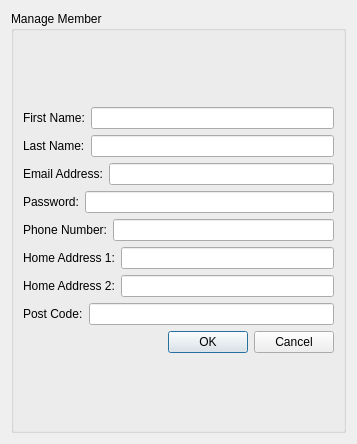
<?xml version="1.0" encoding="UTF-8"?>
<ui version="4.0">
 <class>ManageMember</class>
 <widget class="QDialog" name="ManageMember">
  <property name="geometry">
   <rect>
    <x>0</x>
    <y>0</y>
    <width>357</width>
    <height>444</height>
   </rect>
  </property>
  <property name="minimumSize">
   <size>
    <width>357</width>
    <height>0</height>
   </size>
  </property>
  <property name="windowTitle">
   <string>Dialog</string>
  </property>
  <layout class="QGridLayout" name="gridLayout_2">
   <item row="0" column="0">
    <widget class="QGroupBox" name="groupBox">
     <property name="title">
      <string>Manage Member</string>
     </property>
     <layout class="QGridLayout" name="gridLayout">
      <item row="0" column="0">
       <layout class="QVBoxLayout" name="verticalLayout">
        <item>
         <layout class="QHBoxLayout" name="horizontalLayout_5">
          <item>
           <widget class="QLabel" name="label_first">
            <property name="text">
             <string>First Name:</string>
            </property>
            <property name="buddy">
             <cstring>line_phone</cstring>
            </property>
           </widget>
          </item>
          <item>
           <widget class="QLineEdit" name="line_first"/>
          </item>
         </layout>
        </item>
        <item>
         <layout class="QHBoxLayout" name="horizontalLayout_7">
          <item>
           <widget class="QLabel" name="label_last">
            <property name="text">
             <string>Last Name:</string>
            </property>
            <property name="buddy">
             <cstring>line_phone</cstring>
            </property>
           </widget>
          </item>
          <item>
           <widget class="QLineEdit" name="line_last"/>
          </item>
         </layout>
        </item>
        <item>
         <layout class="QHBoxLayout" name="horizontalLayout_3">
          <item>
           <widget class="QLabel" name="label_email">
            <property name="text">
             <string>Email Address:</string>
            </property>
           </widget>
          </item>
          <item>
           <widget class="QLineEdit" name="line_email"/>
          </item>
         </layout>
        </item>
        <item>
         <layout class="QHBoxLayout" name="horizontalLayout_8">
          <item>
           <widget class="QLabel" name="label_password">
            <property name="text">
             <string>Password:</string>
            </property>
           </widget>
          </item>
          <item>
           <widget class="QLineEdit" name="line_password"/>
          </item>
         </layout>
        </item>
        <item>
         <layout class="QHBoxLayout" name="horizontalLayout">
          <item>
           <widget class="QLabel" name="label_author">
            <property name="text">
             <string>Phone Number:</string>
            </property>
            <property name="buddy">
             <cstring>line_phone</cstring>
            </property>
           </widget>
          </item>
          <item>
           <widget class="QLineEdit" name="line_phone"/>
          </item>
         </layout>
        </item>
        <item>
         <layout class="QHBoxLayout" name="horizontalLayout_4">
          <item>
           <widget class="QLabel" name="label_home_1">
            <property name="text">
             <string>Home Address 1:</string>
            </property>
           </widget>
          </item>
          <item>
           <widget class="QLineEdit" name="line_home_1"/>
          </item>
         </layout>
        </item>
        <item>
         <layout class="QHBoxLayout" name="horizontalLayout_6">
          <item>
           <widget class="QLabel" name="label_home_2">
            <property name="text">
             <string>Home Address 2:</string>
            </property>
           </widget>
          </item>
          <item>
           <widget class="QLineEdit" name="line_home_2"/>
          </item>
         </layout>
        </item>
        <item>
         <layout class="QHBoxLayout" name="horizontalLayout_2">
          <item>
           <widget class="QLabel" name="label_code">
            <property name="text">
             <string>Post Code:</string>
            </property>
            <property name="buddy">
             <cstring>line_phone</cstring>
            </property>
           </widget>
          </item>
          <item>
           <widget class="QLineEdit" name="line_code"/>
          </item>
         </layout>
        </item>
        <item>
         <widget class="QDialogButtonBox" name="buttonBox">
          <property name="standardButtons">
           <set>QDialogButtonBox::Cancel|QDialogButtonBox::Ok</set>
          </property>
         </widget>
        </item>
       </layout>
      </item>
     </layout>
    </widget>
   </item>
  </layout>
 </widget>
 <resources/>
 <connections/>
</ui>
